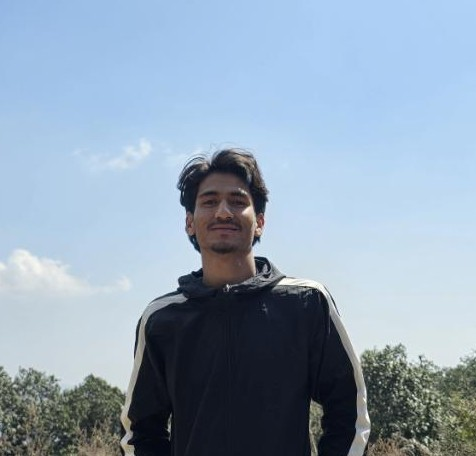
#> input picture semester-5/ip/lab/img/prakash.jpg, 476 x 456 px
$ jupyter execute 'Lab 7 - Thresholding.ipynb'
#> lines starting #> are read from the running program, lines starting #| are printed output that depends on the picture; after the words box and inside, x2 and y2 are one past the last pixel; in counts of white or black regions, pixels touching at a corner belong together
# Theory

**Image Thresholding** is a fundamental technique in digital image processing. It is used to create binary images from grayscale images by turning all pixels below a certain threshold to zero (black) and all pixels above that threshold to a maximum value (white). This process is especially useful for separating objects from the background.

Mathematically, for a given pixel intensity $r$ and a threshold value $T$, the thresholding operation $S$ can be defined as:

$$
S =
\begin{cases}
1, & \text{if } r \geq T \\
0, & \text{if } r < T
\end{cases}
$$

where:
- $r$ is the intensity of the pixel in the grayscale image,
- $T$ is the threshold value,
- $S$ is the output pixel value (binary: 0 or 1).

This operation converts the grayscale image into a binary image, highlighting regions of interest.

[cell 1]
#import libraries
import numpy as np
from PIL import Image
import matplotlib.pyplot as plt

[cell 2]
def Threshold_Image(image):
  threshold = int(input("Enter Value of threshold"))
  image = image.resize((400,400), Image.Resampling.LANCZOS)
  # convert to numpy array
  numpy_image = np.array(image)

  row = numpy_image.shape[0]
  column = numpy_image.shape[1]

  new_array = np.zeros(shape=(row,column))

  for i in range(row):
    for j in range(column):
      if(numpy_image[i][j]>=threshold):
        new_array[i][j] = 255
      else:
        new_array[i][j] = 0

  #converting array back to image
  threshold_image = Image.fromarray(new_array)
  threshold_image = threshold_image.convert("L")

  return threshold_image

[cell 3]
# reading image and converting to gray scale
image = Image.open('img/prakash.jpg').convert('L')
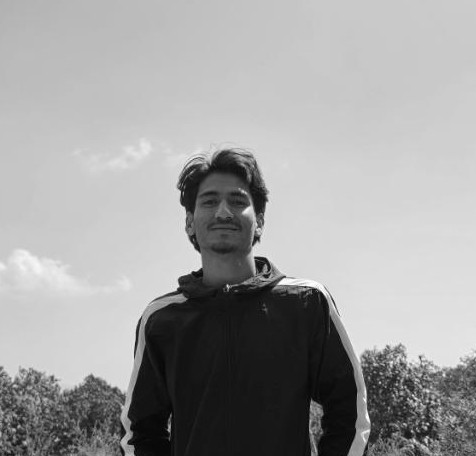
#> image: PIL image 476x456 L; min 1, max 255, mean 159.2
# calling negative function
threshold_image = Threshold_Image(image)
#> the answer given: 100
#> in Threshold_Image, `image = image.resize((400,400), Image.Resampling.LANCZOS)`:
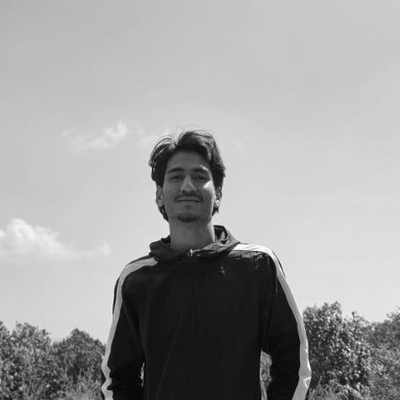
#> image: PIL image 400x400 L; min 0, max 255, mean 159.2
#> after the loop in Threshold_Image, `for i in range(row):`:
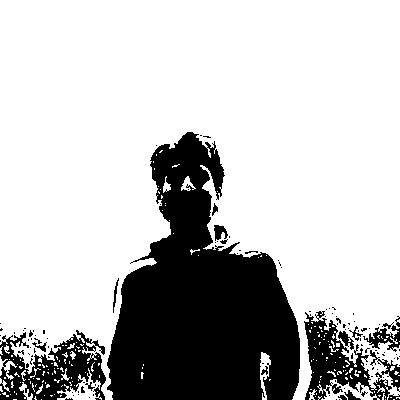
#> new_array: shape (400, 400) float64; 75.2% white; 115 black regions (96 under 20 px), largest, box (x1, y1, x2, y2) and area: (107, 132, 300, 400) 30957, (0, 330, 106, 400) 3883, (304, 311, 400, 400) 3363


#displaying the images
fig = plt.figure()
fig.set_figheight(20)
fig.set_figwidth(20)

fig.add_subplot(1,2,1)
plt.imshow(image, cmap='gray')
plt.title('Original image')

fig.add_subplot(1,2,2)
plt.imshow(threshold_image, cmap='gray')
plt.title('Threshold image')
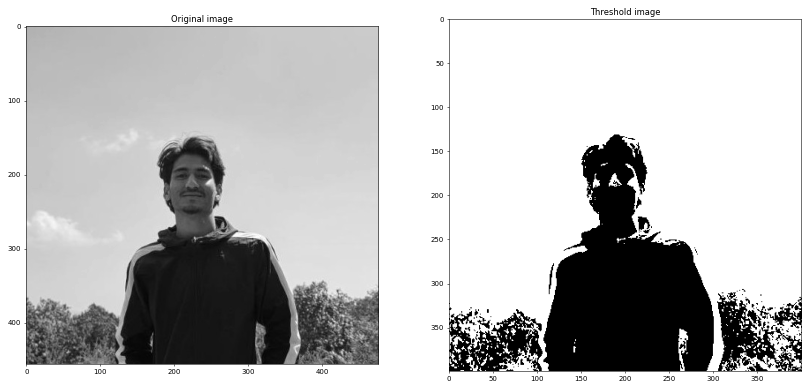
#> figure drawn by matplotlib, 2 panels
